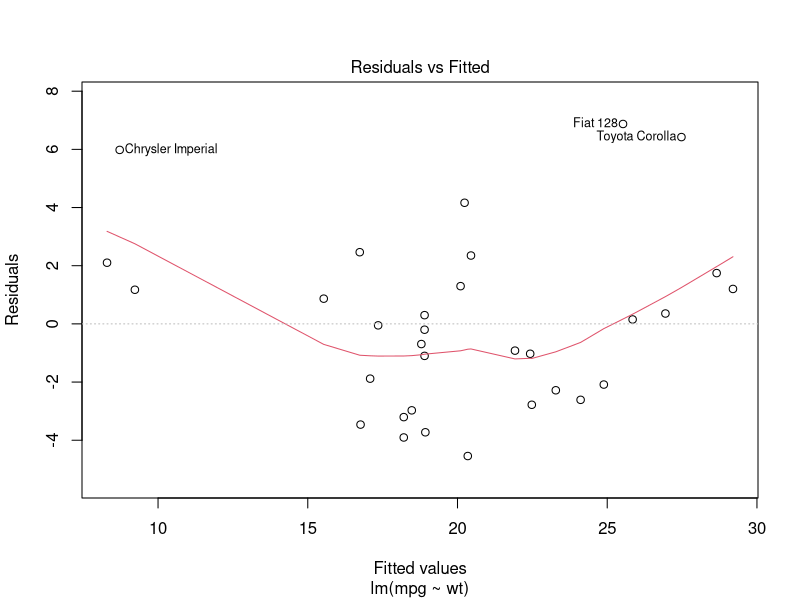
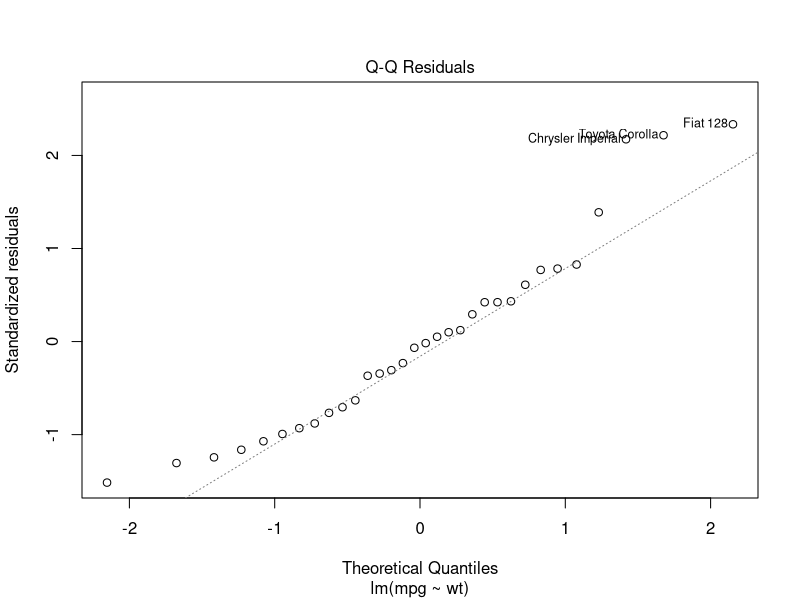
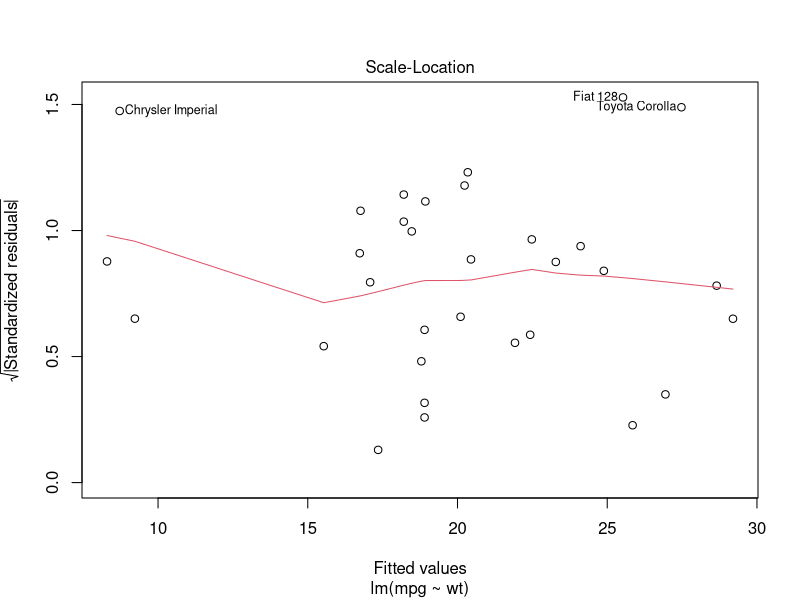
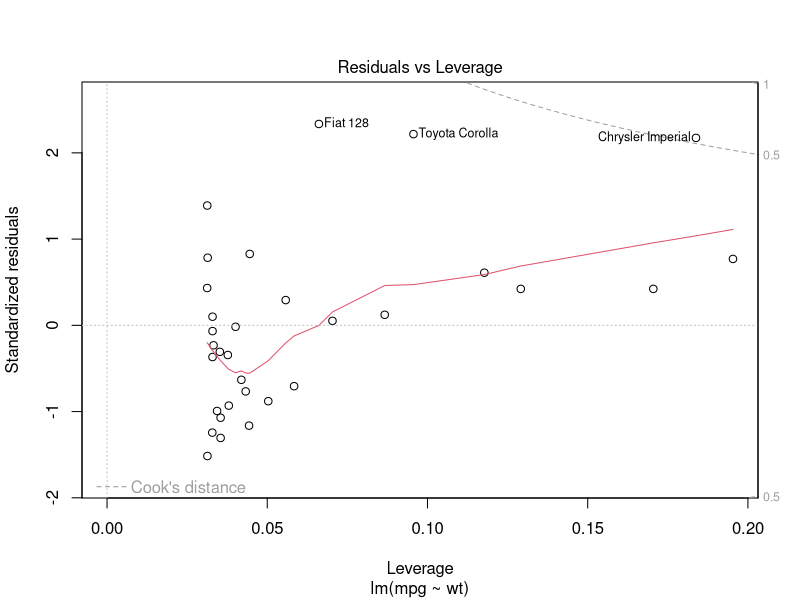

Write the R code that produced these figures, in order.
## ---- chunk 1
data(mtcars)
require(graphics)
df <- mtcars
df$cyl.factor  <- as.factor(df$cyl)
df$am <- as.factor(df$am)
df$vs  <- as.factor(df$vs)
df$gear.factor <- as.factor(df$gear)
df$trans <- "x"
df$trans[which(df$am==0)] <- "Automatic"
df$trans[which(df$am==1)] <- "Manual"
df$trans <- as.factor(df$trans)

## ---- chunk 2
lm1 <- lm(mpg ~ trans, data=df)
summary(lm1)$coeff

lm2 <- lm(mpg ~ wt, data=df)
summary(lm2)$coeff

lm3 <- lm(mpg ~ wt + wt*trans, data=df)
summary(lm3)$coeff

lm4 <- lm(mpg ~ wt + cyl.factor + wt*trans, data=df)
summary(lm4)$coeff


plot(lm2)

